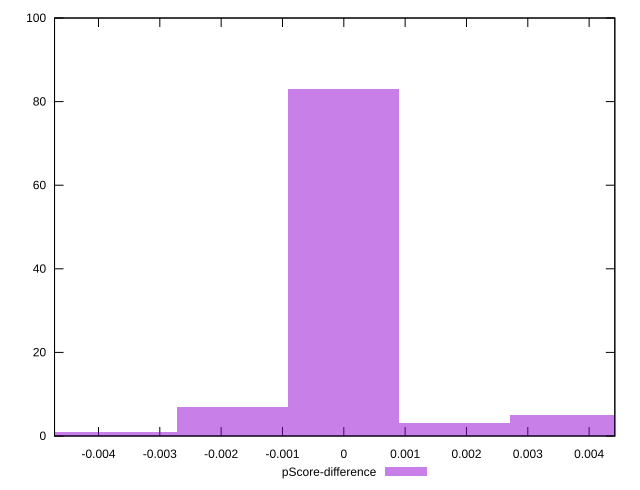

This chart was generated by the following gnuplot code:
reset

$pScoreDifference <<EOF
-0.005424070604694043 1
0.0018080235348980143 3
0.0036160470697960286 5
0 83
-0.0018080235348980143 7
-0.0036160470697960286 1
EOF

set key outside below
set boxwidth 0.0018080235348980143
set xrange [-0.004716666666666702:0.004418888888888861]
set yrange [0:100]
set trange [0:100]
set style fill transparent solid 0.5 noborder
set terminal svg size 640, 490 enhanced background rgb 'white'
set output "report_00026_2021-02-22T21:38:55.199Z/uses-rel-preconnect/samples/pages/pScore-difference/histogram.svg"

plot $pScoreDifference title "pScore-difference" with boxes

reset
